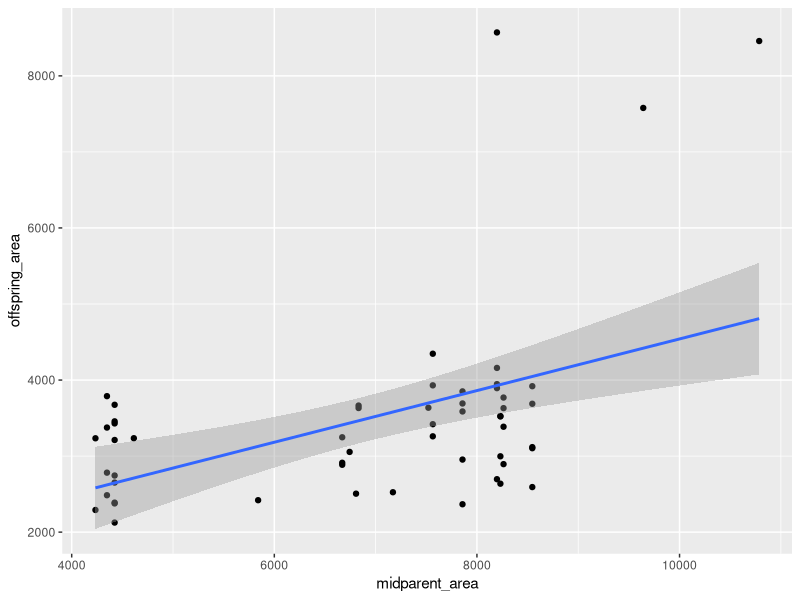

Recreate this plot in R.
parents=read.csv("Paramecium_Phenotype_Data_Parents.csv")
offspring=read.csv("Paramecium_Phenotype_Data.csv")

parents
offspring

View(parents)
View(offspring)

library(tidyverse)

unique(offspring$file)

offspring_mean=offspring %>% group_by(file) %>% 
  summarise(area=mean(mean_area)) %>%
    mutate(offspring_id=str_replace(file, "M_F2_", ""))    
    
offspring_id=pull(offspring_mean, file)
offspring_id

parent1=offspring_id %>% str_replace("M_F2_", "") %>% str_split("x", simplify=T) 
p1=parent1[,1]

parent2=parent1[,2] %>% str_split("_", simplify=T) 
p2=parent2[,1]

offspring_mean=offspring_mean %>% mutate(parent1=p1) %>% mutate(parent2=p2) %>% mutate(offspring_area=area) %>% select(-area)


unique(parents$file)

parents_area=parents%>%group_by(file) %>% 
  summarise(area=mean(mean_area)) %>%
  mutate(parents_id=str_replace(file, "M_PC_23_G_", "")) %>%
  select(-file)

area_data=offspring_mean %>% left_join(., parents_area, by=join_by(parent1==parents_id)) %>%
left_join(., parents_area, by=join_by(parent2==parents_id)) %>% 
  mutate(midparent_area=(area.y+area.x)/2)


#parents_id=pull(parents_mean, file) %>% str_replace("M_PC_23_G_", "")

po_reg_area<-glm(area_data$offspring_area~area_data$midparent_area)

ggplot(data=area_data,aes(x=midparent_area, y=offspring_area))+
  geom_point()+
  geom_smooth(method=glm)

po_reg_area<-glm(area_data$offspring_area~area_data$midparent_area)
 anova(po_reg_area)

